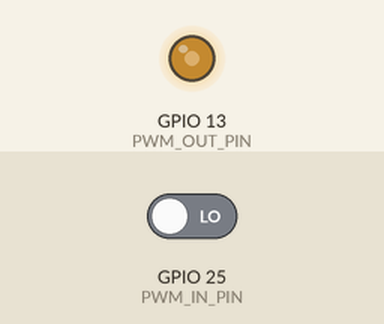
The sketch below on a simulated ESP32. Shown: output pins drawn as LEDs (lit = HIGH). The inputs (shaded band) are chosen by the test bench; at power-on: GPIO 25 (PWM_IN_PIN) LOW. What the sketch prints to the serial monitor is not drawn.

Above: at 1.2 s.
1.3 s: GPIO 25 (PWM_IN_PIN) driven HIGH
Timing chart, 0 to 10.3 s (numbered marks = the images above; inputs shaded):
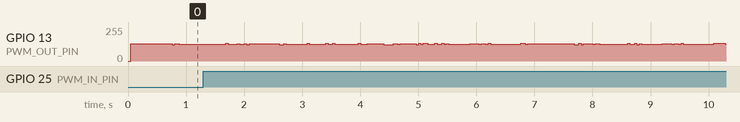

The sketch:

board2_1.ino
```cpp
#define PWM_OUT_PIN 13   // 输出方波的引脚
#define PWM_IN_PIN  25   // 作为输入的引脚，检测方波

#define MIN_FREQ    500
#define MAX_FREQ    1000
#define STEP        1
#define CHANGE_INTERVAL 10  // 每隔10ms改变1Hz

// 用于方波生成
volatile bool state = false;
unsigned long lastToggleTime = 0;
unsigned long halfPeriodUs = 1000000 / (2 * MIN_FREQ);
int current_freq = MIN_FREQ;
bool increasing = true;

// 用于频率测量
unsigned long lastEdgeTime = 0;
unsigned long measured_freq = 0;
unsigned long lastMeasureTime = 0;

void setup() {
    pinMode(PWM_OUT_PIN, OUTPUT);
    pinMode(PWM_IN_PIN, INPUT);
    digitalWrite(PWM_OUT_PIN, LOW);
    Serial.begin(115200);
}

void loop() {
    unsigned long now = micros();

    // === 1. 产生50%占空比方波 ===
    if (now - lastToggleTime >= halfPeriodUs) {
        state = !state;
        digitalWrite(PWM_OUT_PIN, state);
        lastToggleTime = now;
    }

    // === 2. 频率在500 ~ 1000Hz之间来回变化 ===
    static unsigned long lastFreqUpdate = 0;
    if (millis() - lastFreqUpdate >= CHANGE_INTERVAL) {
        lastFreqUpdate = millis();

        if (increasing) {
            current_freq += STEP;
            if (current_freq >= MAX_FREQ) increasing = false;
        } else {
            current_freq -= STEP;
            if (current_freq <= MIN_FREQ) increasing = true;
        }

        // 重新计算半周期
        halfPeriodUs = 1000000 / (2 * current_freq);
    }

    // === 3. 在输入引脚上检测方波实际周期 ===
    static bool last_input_state = LOW;
    bool input_state = digitalRead(PWM_IN_PIN);

    // 检测上升沿
    if (input_state == HIGH && last_input_state == LOW) {
        unsigned long now_edge = micros();
        unsigned long period = now_edge - lastEdgeTime;
        lastEdgeTime = now_edge;
        if (period > 0) {
            measured_freq = 1000000UL / period;  // 计算测得的频率
        }
    }
    last_input_state = input_state;

    // === 4. 每500ms 打印一次 ===
    if (millis() - lastMeasureTime >= 10) {
        lastMeasureTime = millis();
        Serial.print("Target Frequency: ");
        Serial.print(current_freq);
        Serial.print(" Hz | Measured Frequency (on PIN ");
        Serial.print(PWM_IN_PIN);
        Serial.print("): ");
        Serial.print(measured_freq);
        Serial.println(" Hz");
    }
}
```
